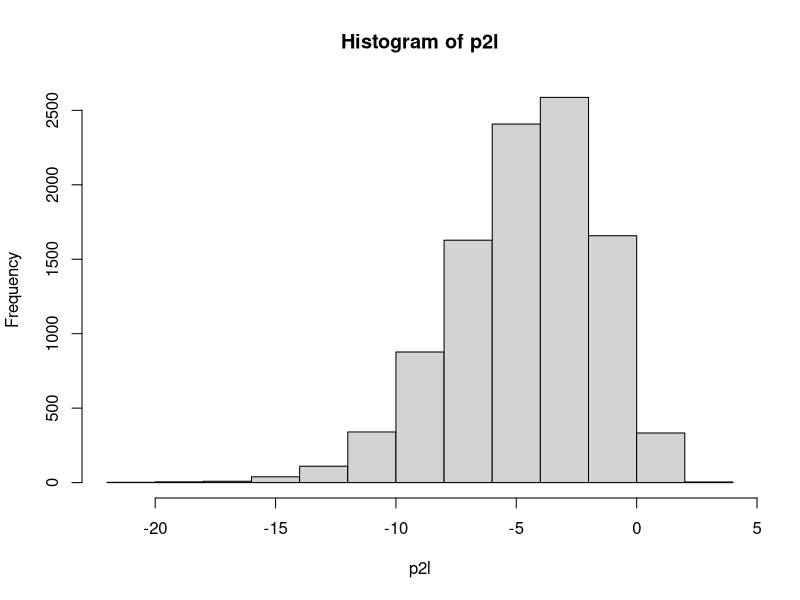
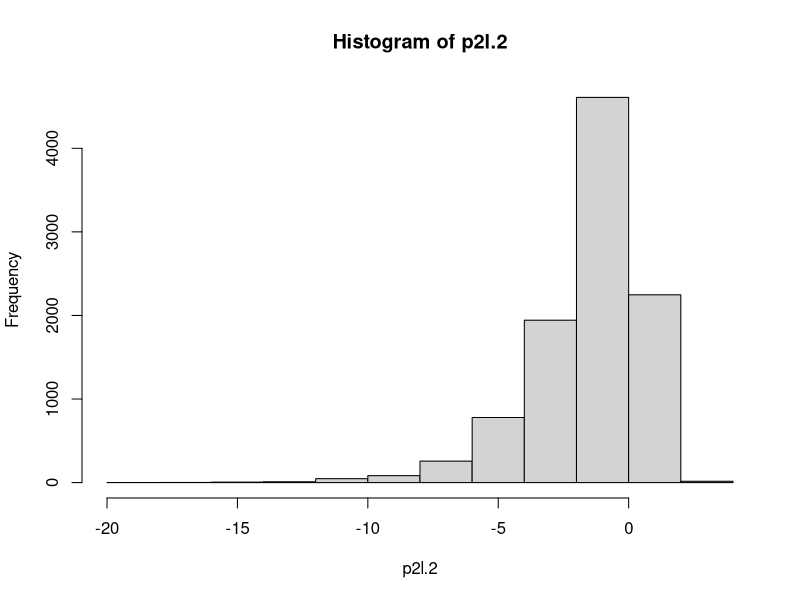

Reproduce these figures in R, in order.
# hw 3
# question 2
p2l = NULL
for (i in 1:10000){
n = 3
# rank x = 1
r = 1
x = c(-1, 0, 1)
errors = rnorm(n, mean = 0, sd = 1)
y = x + errors
regr = lm(y~x-1)
betahat=regr$coefficients
eta = 0.1
z_eta=qnorm(eta)
# make new point x0, y0
x0 = 1
error0 = rnorm(1,mean=0,sd=1)
y0=error0+x0

c1 = t(x0) %*% solve(t(x) %*% x) %*% x0
C = sqrt(c1)

ncp = -z_eta/C
w = C*qt(0.95, df = n-r,ncp)

s = sqrt( sum((y-regr$fitted.values)^2) / (n-r))

L=x0 * betahat - w * s
p2l[i]=L
}
hist(p2l)
truel = x0 +qnorm(0.1)
truel
mean(p2l)

# try using a normal distribution
p2l.2 = NULL
for (i in 1:10000){
  n = 3
  # rank x = 1
  r = 1
  x = c(-1, 0, 1)
  errors = rnorm(n, mean = 0, sd = 1)
  y = x + errors
  regr = lm(y~x-1)
  betahat=regr$coefficients
  eta = 0.1
  z_eta=qnorm(eta)
  # make new point x0, y0
  x0 = 1
  error0 = rnorm(1,mean=0,sd=1)
  y0=error0+x0
  
  s = sqrt( sum((y-regr$fitted.values)^2) / (n-r))
  # normal quantile for w this time
  w = qnorm(0.95, mean=x0*betahat, sd=s)
  
  L=x0 * betahat - w * s
  p2l.2[i]=L
}
hist(p2l.2)
truel.2 = x0 +qnorm(0.1)
truel.2
mean(p2l.2)
####################################
####################################
####################################
#problem 3

cc=qchisq(0.95,df=1)
power3=1-pchisq(cc,df=1,ncp = 8)
power3

####################################
####################################
####################################
# question 4
snp=c(rep(-1,times=60),rep(0,times=80),rep(1,times=60))
var(snp)
# 0.6030151

# we have trait = snp + error
# assume independence of snp andd trait error (?)
# in the case of indep, var(trait) = var(snp) + var(error)
# and var(snp) = 0.04*var(trait)
# var(trait) = var(snp)/0.04 = 15.07538
# var(error) = 0.96*(var(snp)/0.04)
# = 14.47236
# let's just call the errors normally distributed

n = 200
r = 1
r0= 0

ncp=sum((snp)^2) / 15.07538
CC=qf(0.95,df1=r-r0, df2 = n-r)
pow0_ = 1-pf(CC,r-r0, n-r,ncp=ncp)

pvals_ = NULL
for (i in 1:1000){
  # Power: Probability(reject the null)
  trait = snp + rnorm(length(snp),mean=0,sd = sqrt(0.96*(var(snp)/0.04)))
  
  linmodq4=summary(lm(trait ~ snp))
  fs=linmodq4$fstat
  pvals_[i] <- 1 - pf(fs[1], fs[2], fs[3])
}
#pvals_

pow1_<- mean(pvals_ < .05)  # for later comparison
# "exact" power
pow0_
# simulated power
pow1_
